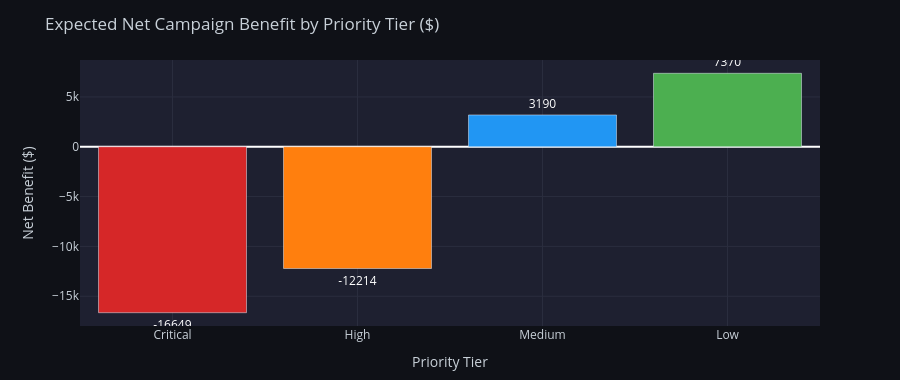

The code cell stored with this chart in its notebook:
### Code cell
# ── Net Benefit Bar Chart ────────────────────────────────────────────────────
fig_nb = px.bar(
    econ.reset_index(), x="priority_tier", y="net_benefit",
    color="priority_tier", color_discrete_map=TIER_COLORS,
    title="Expected Net Campaign Benefit by Priority Tier ($)",
    labels={"priority_tier": "Priority Tier", "net_benefit": "Net Benefit ($)"},
    category_orders={"priority_tier": ["Critical", "High", "Medium", "Low"]},
    text_auto=".0f",
)
fig_nb.update_layout(
    paper_bgcolor="#0f1117", plot_bgcolor="#1e2030",
    font=dict(color="#c9d1d9"),
    showlegend=False, height=380,
    margin=dict(t=60, b=30),
    xaxis=dict(gridcolor="#2a2d3e"),
    yaxis=dict(gridcolor="#2a2d3e"),
)
fig_nb.update_traces(textfont_color="#ffffff", textposition="outside")
fig_nb.show()

### Figure 1 — Plotly figure (JSON) as saved in the notebook; plotly's stock layout.template omitted (floating-point values rounded to 4 significant figures)
{"data": [{"hovertemplate": "Priority Tier=%{x}<br>Net Benefit ($)=%{y}<extra></extra>", "legendgroup": "Critical", "marker": {"color": "#d62728", "pattern": {"shape": ""}}, "name": "Critical", "orientation": "v", "showlegend": true, "textfont": {"color": "#ffffff"}, "textposition": "outside", "texttemplate": "%{y:.0f}", "type": "bar", "x": ["Critical"], "xaxis": "x", "y": [-16650.0], "yaxis": "y"}, {"hovertemplate": "Priority Tier=%{x}<br>Net Benefit ($)=%{y}<extra></extra>", "legendgroup": "High", "marker": {"color": "#ff7f0e", "pattern": {"shape": ""}}, "name": "High", "orientation": "v", "showlegend": true, "textfont": {"color": "#ffffff"}, "textposition": "outside", "texttemplate": "%{y:.0f}", "type": "bar", "x": ["High"], "xaxis": "x", "y": [-12210.0], "yaxis": "y"}, {"hovertemplate": "Priority Tier=%{x}<br>Net Benefit ($)=%{y}<extra></extra>", "legendgroup": "Medium", "marker": {"color": "#2196F3", "pattern": {"shape": ""}}, "name": "Medium", "orientation": "v", "showlegend": true, "textfont": {"color": "#ffffff"}, "textposition": "outside", "texttemplate": "%{y:.0f}", "type": "bar", "x": ["Medium"], "xaxis": "x", "y": [3190.0], "yaxis": "y"}, {"hovertemplate": "Priority Tier=%{x}<br>Net Benefit ($)=%{y}<extra></extra>", "legendgroup": "Low", "marker": {"color": "#4caf50", "pattern": {"shape": ""}}, "name": "Low", "orientation": "v", "showlegend": true, "textfont": {"color": "#ffffff"}, "textposition": "outside", "texttemplate": "%{y:.0f}", "type": "bar", "x": ["Low"], "xaxis": "x", "y": [7370.0], "yaxis": "y"}], "layout": {"barmode": "relative", "font": {"color": "#c9d1d9"}, "height": 380, "legend": {"title": {"text": "Priority Tier"}, "tracegroupgap": 0}, "margin": {"b": 30, "t": 60}, "paper_bgcolor": "#0f1117", "plot_bgcolor": "#1e2030", "showlegend": false, "title": {"text": "Expected Net Campaign Benefit by Priority Tier ($)"}, "xaxis": {"anchor": "y", "categoryarray": ["Critical", "High", "Medium", "Low"], "categoryorder": "array", "domain": [0, 1], "gridcolor": "#2a2d3e", "title": {"text": "Priority Tier"}}, "yaxis": {"anchor": "x", "domain": [0, 1], "gridcolor": "#2a2d3e", "title": {"text": "Net Benefit ($)"}}}}
